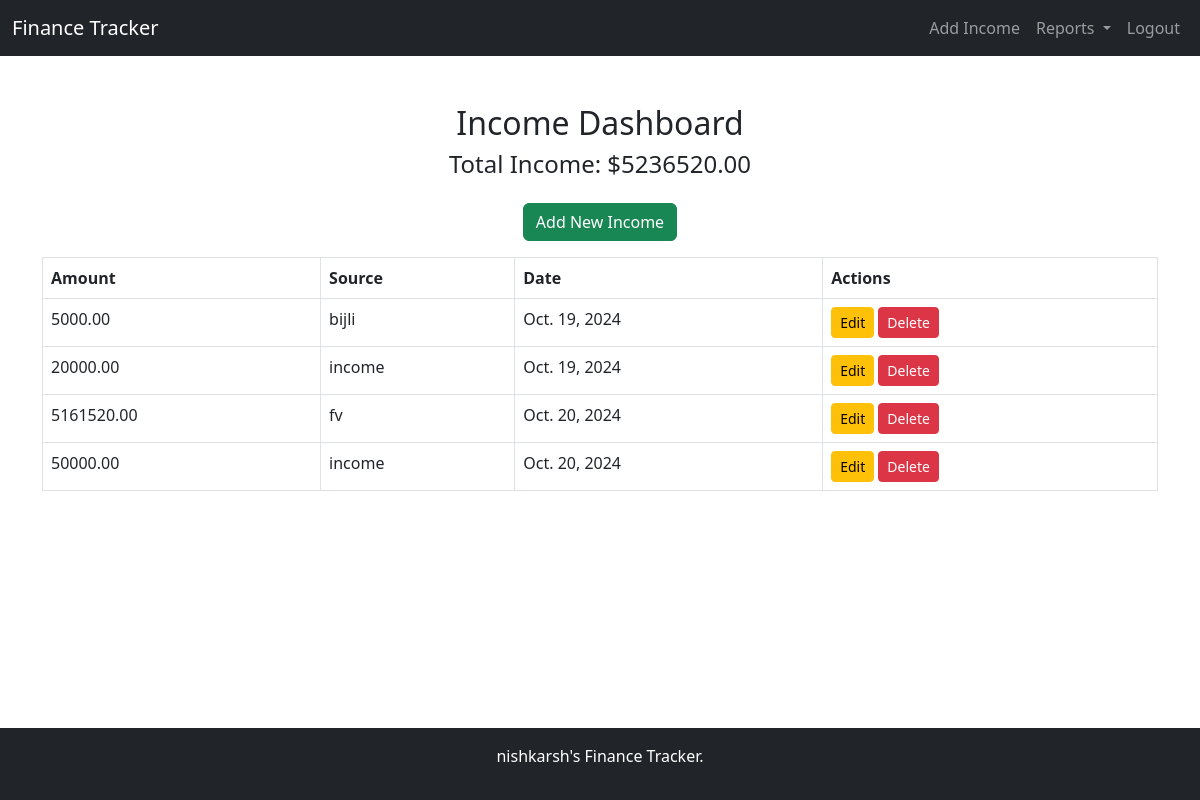
Page /tracker1/dashboard (signed in) on the committed database.
### tracker1/models.py (models this page shows, shortened)
class Income(models.Model):
    user = models.ForeignKey(User, on_delete=models.CASCADE)
    amount = models.DecimalField(max_digits=10, decimal_places=2)
    source = models.CharField(max_length=255)
    date = models.DateField()

### tracker1/views.py (the view)
# urls.py: path('dashboard', views.dashboard, name='dashboard'),
@login_required
def dashboard(request):
    incomes = Income.objects.filter(user=request.user)  # Only show user's data
    expense_list = Expense.objects.filter(user=request.user)
    savings_goals = SavingsGoal.objects.filter(user=request.user)
    total_income = sum(income.amount for income in incomes)
    return render(request, 'dashboard.html', {'incomes': incomes, 'total_income': total_income,'expense_list': expense_list,'savings_goals': savings_goals})

### tracker1/templates/dashboard.html (shortened to what this page needs)
{% extends 'base.html' %}
{% block content %}
<h2 class="text-center">Income Dashboard</h2>
<div class="text-center mb-4">
    <h4>Total Income: ${{ total_income }}</h4>
</div>
<div class="text-center mb-3">
    <a href="{% url 'add_income' %}" class="btn btn-success">Add New Income</a>
</div>
<table class="table table-bordered table-hover">
    <thead>
        <tr>
            <th>Amount</th>
            <th>Source</th>
            <th>Date</th>
            <th>Actions</th>
        </tr>
    </thead>
    <tbody>
        {% for income in incomes %}
        <tr>
            <td>{{ income.amount }}</td>
            <td>{{ income.source }}</td>
            <td>{{ income.date }}</td>
            <td>
                <a href="{% url 'edit_income' income.pk %}" class="btn btn-warning btn-sm">Edit</a>
                <a href="{% url 'delete_income' income.pk %}" class="btn btn-danger btn-sm">Delete</a>
            </td>
        </tr>
        {% empty %}
        <tr>
            <td colspan="4" class="text-center">No income records found</td>
        </tr>
        {% endfor %}
    </tbody>
</table>
{% endblock %}

### templates/base.html (shortened to what this page needs)
<!DOCTYPE html>
<html lang="en">
<head>
    <link href="https://cdn.jsdelivr.net/npm/bootstrap@5.3.0-alpha1/dist/css/bootstrap.min.css" rel="stylesheet">
</head>
<body>
    <nav class="navbar navbar-expand-lg navbar-dark bg-dark">
        <div class="container-fluid">
            <a class="navbar-brand" href="{% url 'dashboard' %}">Finance Tracker</a>
            <div class="collapse navbar-collapse" id="navbarNav">
                <ul class="navbar-nav ms-auto">
                    <li class="nav-item">
                        <a class="nav-link" href="{% url 'add_income' %}">Add Income</a>
                    </li>
                    <li class="nav-item dropdown">
                        <a class="nav-link dropdown-toggle" href="#" id="navbarDropdown" role="button" data-bs-toggle="dropdown" aria-expanded="false">
                            Reports
                        </a>
                    </li>
                    <li class="nav-item">
                        <a class="nav-link" href="{% url 'logout' %}">Logout</a>
                    </li>
                </ul>
            </div>
        </div>
    </nav>
    <div class="container mt-5">
        {% block content %}{% endblock %}
    </div>
    <footer class="bg-dark text-white text-center py-3">
        <p>nishkarsh's Finance Tracker.</p>
    </footer>
</body>
</html>

### templates/base.html (style rules this page uses)
body { min-height: 100vh; display: flex; flex-direction: column; }
footer { margin-top: auto; }

### rows in the picture
Income: amount "5000.00", source "bijli", date "Oct. 19, 2024"
Income: amount "20000.00", source "income", date "Oct. 19, 2024"
Income: amount "5161520.00", source "fv", date "Oct. 20, 2024"
Income: amount "50000.00", source "income", date "Oct. 20, 2024"

### other values in the picture
{{ total_income }} "5236520.00"
